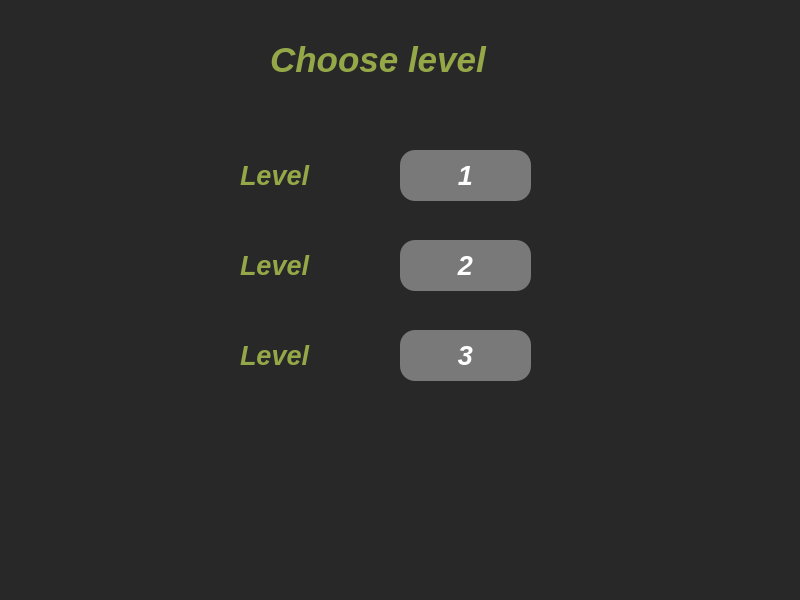
<?xml version="1.0" encoding="UTF-8"?>
<ui version="4.0">
 <class>LvlWindow</class>
 <widget class="QWidget" name="LvlWindow">
  <property name="geometry">
   <rect>
    <x>0</x>
    <y>0</y>
    <width>800</width>
    <height>600</height>
   </rect>
  </property>
  <property name="windowTitle">
   <string>Form</string>
  </property>
  <property name="styleSheet">
   <string notr="true">background-color:rgb(40,40,40);</string>
  </property>
  <widget class="QLabel" name="label">
   <property name="geometry">
    <rect>
     <x>270</x>
     <y>30</y>
     <width>301</width>
     <height>61</height>
    </rect>
   </property>
   <property name="styleSheet">
    <string notr="true">color:rgb(148,168,72);
</string>
   </property>
   <property name="text">
    <string>&lt;html&gt;&lt;head/&gt;&lt;body&gt;&lt;p&gt;&lt;span style=&quot; font-size:26pt; font-weight:700; font-style:italic;&quot;&gt;Choose level&lt;/span&gt;&lt;/p&gt;&lt;/body&gt;&lt;/html&gt;</string>
   </property>
  </widget>
  <widget class="QPushButton" name="pushButton">
   <property name="geometry">
    <rect>
     <x>400</x>
     <y>150</y>
     <width>131</width>
     <height>51</height>
    </rect>
   </property>
   <property name="font">
    <font>
     <pointsize>20</pointsize>
     <italic>true</italic>
     <bold>true</bold>
     <underline>false</underline>
     <strikeout>false</strikeout>
    </font>
   </property>
   <property name="styleSheet">
    <string notr="true">background-color:rgb(121, 121, 121);
color:white;
border-radius:15px</string>
   </property>
   <property name="text">
    <string>1</string>
   </property>
  </widget>
  <widget class="QPushButton" name="pushButton_2">
   <property name="geometry">
    <rect>
     <x>400</x>
     <y>240</y>
     <width>131</width>
     <height>51</height>
    </rect>
   </property>
   <property name="font">
    <font>
     <pointsize>20</pointsize>
     <italic>true</italic>
     <bold>true</bold>
     <underline>false</underline>
    </font>
   </property>
   <property name="styleSheet">
    <string notr="true">background-color:rgb(121, 121, 121);
color:white;
border-radius:15px</string>
   </property>
   <property name="text">
    <string>2</string>
   </property>
  </widget>
  <widget class="QPushButton" name="pushButton_3">
   <property name="geometry">
    <rect>
     <x>400</x>
     <y>330</y>
     <width>131</width>
     <height>51</height>
    </rect>
   </property>
   <property name="font">
    <font>
     <pointsize>20</pointsize>
     <italic>true</italic>
     <bold>true</bold>
    </font>
   </property>
   <property name="styleSheet">
    <string notr="true">background-color:rgb(121, 121, 121);
color:white;
border-radius:15px</string>
   </property>
   <property name="text">
    <string>3</string>
   </property>
  </widget>
  <widget class="QLabel" name="label_2">
   <property name="geometry">
    <rect>
     <x>240</x>
     <y>150</y>
     <width>111</width>
     <height>51</height>
    </rect>
   </property>
   <property name="styleSheet">
    <string notr="true">color:rgb(148,168,72);</string>
   </property>
   <property name="text">
    <string>&lt;html&gt;&lt;head/&gt;&lt;body&gt;&lt;p&gt;&lt;span style=&quot; font-size:20pt; font-weight:700; font-style:italic;&quot;&gt;Level&lt;/span&gt;&lt;/p&gt;&lt;/body&gt;&lt;/html&gt;</string>
   </property>
  </widget>
  <widget class="QLabel" name="label_5">
   <property name="geometry">
    <rect>
     <x>240</x>
     <y>240</y>
     <width>111</width>
     <height>51</height>
    </rect>
   </property>
   <property name="styleSheet">
    <string notr="true">color:rgb(148,168,72);</string>
   </property>
   <property name="text">
    <string>&lt;html&gt;&lt;head/&gt;&lt;body&gt;&lt;p&gt;&lt;span style=&quot; font-size:20pt; font-weight:700; font-style:italic;&quot;&gt;Level&lt;/span&gt;&lt;/p&gt;&lt;/body&gt;&lt;/html&gt;</string>
   </property>
  </widget>
  <widget class="QLabel" name="label_3">
   <property name="geometry">
    <rect>
     <x>240</x>
     <y>330</y>
     <width>111</width>
     <height>51</height>
    </rect>
   </property>
   <property name="styleSheet">
    <string notr="true">color:rgb(148,168,72);</string>
   </property>
   <property name="text">
    <string>&lt;html&gt;&lt;head/&gt;&lt;body&gt;&lt;p&gt;&lt;span style=&quot; font-size:20pt; font-weight:700; font-style:italic;&quot;&gt;Level&lt;/span&gt;&lt;/p&gt;&lt;/body&gt;&lt;/html&gt;</string>
   </property>
  </widget>
  <widget class="QLabel" name="label_4">
   <property name="geometry">
    <rect>
     <x>20</x>
     <y>170</y>
     <width>201</width>
     <height>211</height>
    </rect>
   </property>
   <property name="text">
    <string/>
   </property>
  </widget>
  <widget class="QLabel" name="label_6">
   <property name="geometry">
    <rect>
     <x>580</x>
     <y>180</y>
     <width>201</width>
     <height>211</height>
    </rect>
   </property>
   <property name="text">
    <string/>
   </property>
  </widget>
 </widget>
 <resources/>
 <connections/>
</ui>
